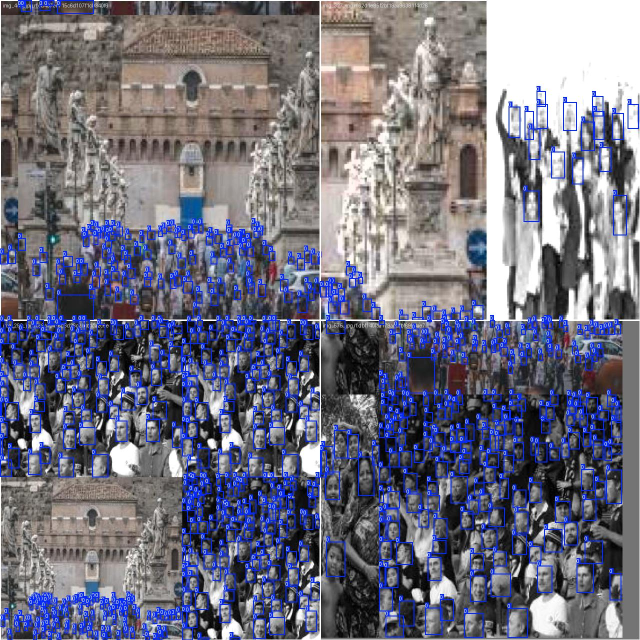
#> input picture data/training/cc_mach_yolov8n_person/train_batch0.jpg, 1280 x 1280 px (shown at 1/2 size); its folder holds only this picture in this run
$ python -i optical_flow.py   (imports and definitions only)
#> lines starting #> are read from the running program, lines starting #| are printed output that depends on the picture
#> further down, picture is the input picture: shape (1280, 1280, 3); mean B, G, R 128.5, 111.8, 112.1
import cv2
import numpy as np
from typing import Dict, Any, List, Tuple

class OpticalFlowAnalyzer:
    """
    Computes Farneback dense optical flow between sampled frames to estimate:
    - Crowd movement velocities (vx, vy)
    - Mean flow speed and direction
    - Directional turbulence / entropy (turbulence index)
    - Convergence toward bottlenecks
    """
    def __init__(self):
        self.prev_gray = None

    def reset(self):
        self.prev_gray = None

    def compute_flow(self, current_frame: np.ndarray, detections: List[Dict[str, Any]] | None = None) -> Dict[str, Any]:
        """
        Computes flow field and velocity metrics between previous and current frames.
        """
        gray = cv2.cvtColor(current_frame, cv2.COLOR_BGR2GRAY)
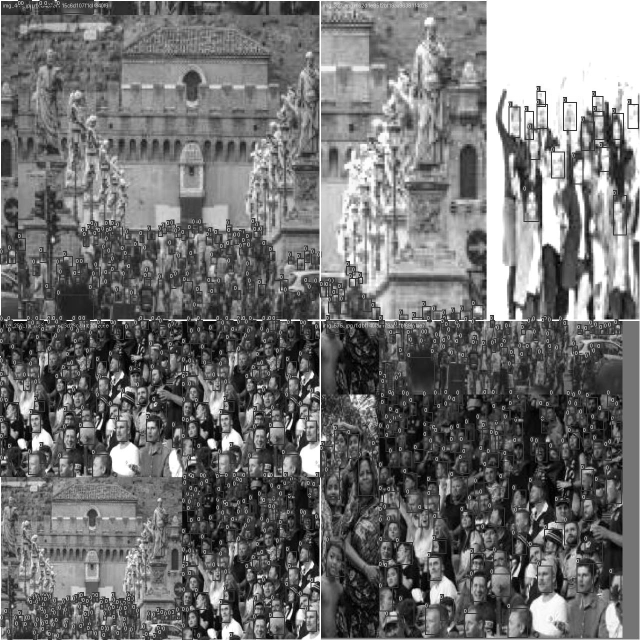
#> gray: shape (1280, 1280) (shown at 1/2 size); min 0, max 255, mean 113.8
        if gray.shape[1] > 480:
            scale = 480 / gray.shape[1]
#> scale = 0.375
            gray = cv2.resize(gray, (480, max(1, round(gray.shape[0] * scale))), interpolation=cv2.INTER_AREA)
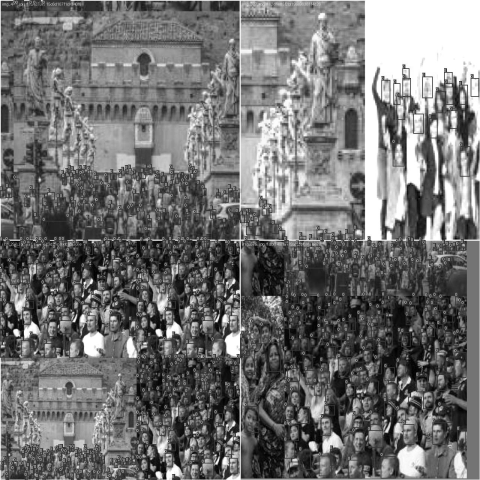
#> gray: shape (480, 480); min 1, max 255, mean 113.8
        h, w = gray.shape
#> h = 480; w = 480

        if self.prev_gray is None:
            self.prev_gray = gray
            return {
                "mean_speed": 0.0,
                "turbulence_index": 0.0,
                "dominant_angle_deg": 0.0,
                "grid_vectors": []
            }

        # Farneback Optical Flow calculation
        flow = cv2.calcOpticalFlowFarneback(
            self.prev_gray, gray, None,
            pyr_scale=0.5, levels=3, winsize=15,
            iterations=3, poly_n=5, poly_sigma=1.2, flags=0
        )
        self.prev_gray = gray

        raw_u = flow[..., 0]
        raw_v = flow[..., 1]
        # Approximate global camera motion and analyze residual image-space motion.
        camera_vx = float(np.median(raw_u))
        camera_vy = float(np.median(raw_v))
        u = raw_u - camera_vx
        v = raw_v - camera_vy
        magnitude = np.sqrt(u**2 + v**2)
        angles = np.arctan2(v, u)

        # Compute directional turbulence (entropy of velocity angles)
        # When all move in unison -> turbulence ~ 0. When opposing streams collide -> turbulence -> 1.0
        person_mask = np.zeros_like(magnitude, dtype=bool)
        source_h, source_w = current_frame.shape[:2]
        scale_x, scale_y = w / source_w, h / source_h
        for detection in detections or []:
            x1, y1, x2, y2 = detection["bbox"]
            xa, ya = max(0, int(x1 * scale_x)), max(0, int(y1 * scale_y))
            xb, yb = min(w, int(np.ceil(x2 * scale_x))), min(h, int(np.ceil(y2 * scale_y)))
            if xb > xa and yb > ya:
                person_mask[ya:yb, xa:xb] = True
        active_mask = (magnitude > 0.5) & person_mask
        mean_speed = float(np.mean(magnitude[active_mask])) if np.any(active_mask) else 0.0
        if np.sum(active_mask) > 10:
            active_angles = angles[active_mask]
            hist, _ = np.histogram(active_angles, bins=8, range=(-np.pi, np.pi))
            hist = hist / np.sum(hist)
            # Shannon entropy normalized
            entropy = -np.sum([p * np.log2(p) for p in hist if p > 0]) / 3.0  # max log2(8)=3
            turbulence = float(np.clip(entropy, 0.0, 1.0))

            # Dominant angle
            dominant_bin = np.argmax(hist)
            dominant_angle = float(np.degrees(-np.pi + (dominant_bin + 0.5) * (2 * np.pi / 8)))
        else:
            turbulence = 0.1
            dominant_angle = 0.0

        # One robust residual vector per detected person for frontend display.
        grid_vectors = []
        for detection in detections or []:
            x1, y1, x2, y2 = detection["bbox"]
            xa, ya = max(0, int(x1 * scale_x)), max(0, int(y1 * scale_y))
            xb, yb = min(w, int(np.ceil(x2 * scale_x))), min(h, int(np.ceil(y2 * scale_y)))
            if xb <= xa or yb <= ya:
                continue
            roi_mag = magnitude[ya:yb, xa:xb]
            roi_active = roi_mag > 0.5
            if not np.any(roi_active):
                continue
            vx = float(np.median(u[ya:yb, xa:xb][roi_active]))
            vy = float(np.median(v[ya:yb, xa:xb][roi_active]))
            grid_vectors.append({"x": round(float(detection["centroid"][0]) / source_w, 3), "y": round(float(detection["centroid"][1]) / source_h, 3), "vx": round(vx / 10.0, 3), "vy": round(vy / 10.0, 3), "speed": round(float(np.hypot(vx, vy)), 2)})

        return {
            "mean_speed": round(mean_speed, 3),
            "turbulence_index": round(turbulence, 3),
            "dominant_angle_deg": round(dominant_angle, 1),
            "grid_vectors": grid_vectors,
            "camera_motion": {"vx": round(camera_vx, 3), "vy": round(camera_vy, 3)},
            "camera_motion_compensated": True,
        }

>>> import cv2
>>> picture = cv2.imread('../../../../data/training/cc_mach_yolov8n_person/train_batch0.jpg')
>>> result = OpticalFlowAnalyzer().compute_flow(picture)
#> result = {'mean_speed': 0, 'turbulence_index': 0, 'dominant_angle_deg': 0, 'grid_vectors': []}
